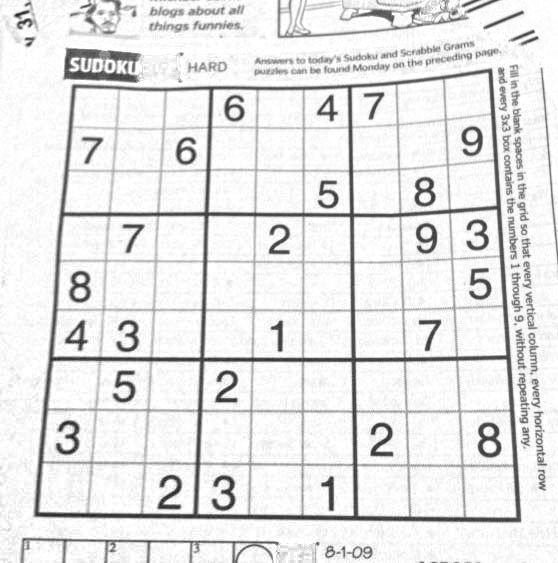
#> input picture hw3_release/sudoku.png, 558 x 563 px; the run also reads 4 pictures not shown here
$ jupyter execute --allow-errors hw3.ipynb   (shell and % lines are left out)   (older library calls are emulated)
#> lines starting #> are read from the running program, lines starting #| are printed output that depends on the picture
#> further down, img is the input picture: shape (563, 558) float64; min 0.106, max 1, mean 0.9
### hw3_release/panorama.py
import numpy as np
from skimage import filters
from skimage.util.shape import view_as_blocks
from scipy.spatial.distance import cdist
from scipy.ndimage.filters import convolve

from utils import pad, unpad


def harris_corners(img, window_size=3, k=0.04):
    """
    Compute Harris corner response map. Follow the math equation
    R=Det(M)-k(Trace(M)^2).

    Hint:
        You may use the function scipy.ndimage.filters.convolve,
        which is already imported above

    Args:
        img: Grayscale image of shape (H, W)
        window_size: size of the window function
        k: sensitivity parameter

    Returns:
        response: Harris response image of shape (H, W)
    """
#> called with window_size = 3, k = 0.04

    H, W = img.shape
    window = np.ones((window_size, window_size))

    response = np.zeros((H, W))

    dx = filters.sobel_v(img)
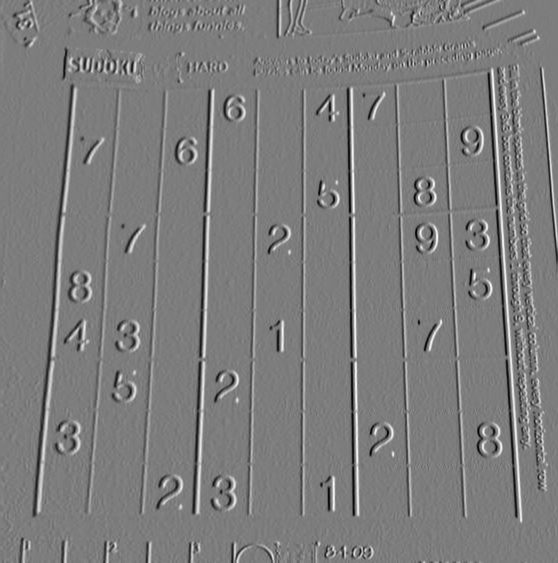
#> dx: shape (563, 558) float64; min -0.675, max 0.701, mean -2.2e-05; drawn with min black and max white
    dy = filters.sobel_h(img)
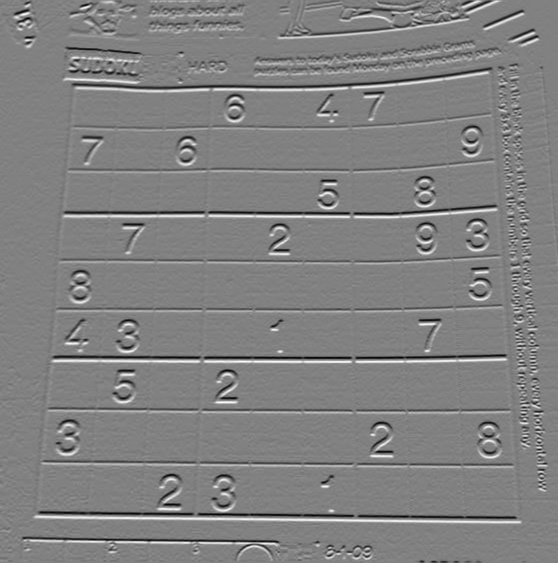
#> dy: shape (563, 558) float64; min -0.716, max 0.697, mean 5.73e-05; drawn with min black and max white

    ### YOUR CODE HERE
    '''
    ###gen gaussian kernel
    center = (window_size - 1)//2
    for i in range(0,window_size):
        for j in range(0,window_size):
            expF = - ( (i - center)**2 + (j - center)**2 ) / (2.0 * 1**2 )
            window[i,j] = 1.0 / (2.0 * np.pi * 1**2 )* np.exp(expF)
    '''
    dx2 = convolve(dx*dx,window)
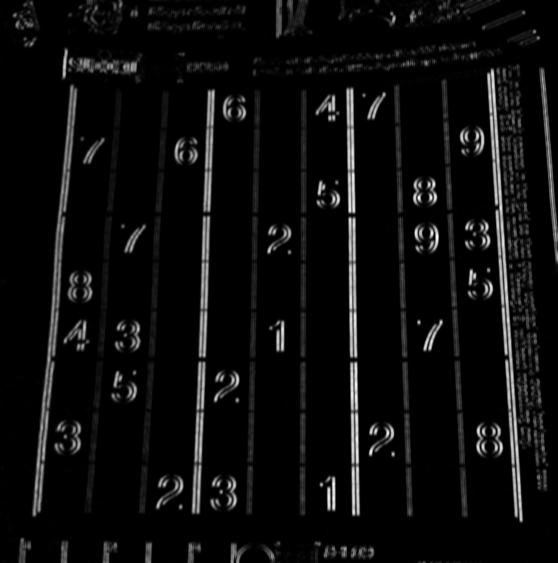
#> dx2: shape (563, 558) float64; min 0, max 2.35, mean 0.125; drawn with min black and max white
    dy2 = convolve(dy*dy,window)
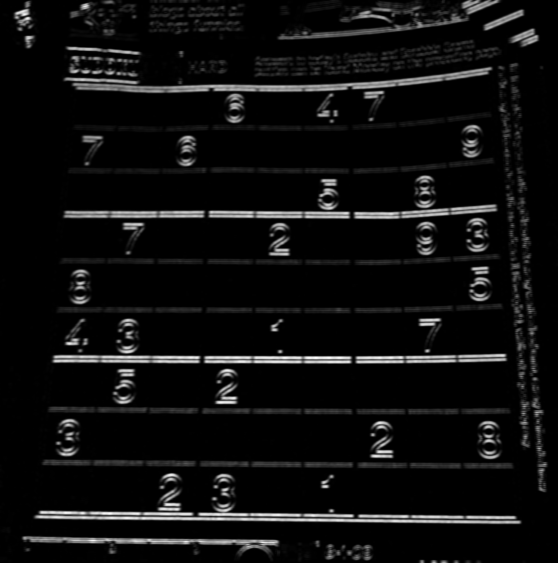
#> dy2: shape (563, 558) float64; min 0, max 2.42, mean 0.144; drawn with min black and max white
    dxy = convolve(dx*dy,window)
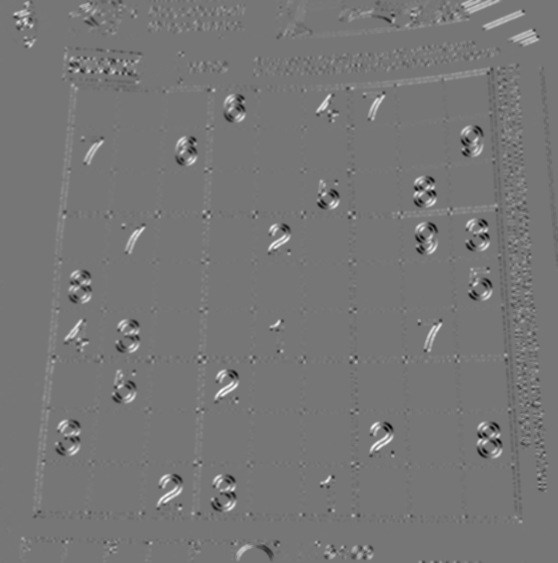
#> dxy: shape (563, 558) float64; min -1.08, max 1.24, mean 0.00688; drawn with min black and max white

    detM = dx2 * dy2 - dxy**2
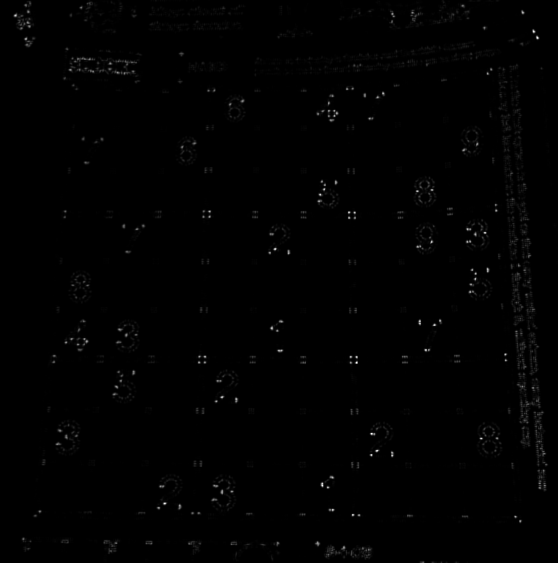
#> detM: shape (563, 558) float64; min -4.24e-22, max 1.1, mean 0.00664; drawn with min black and max white
    tranM = dx2 + dy2
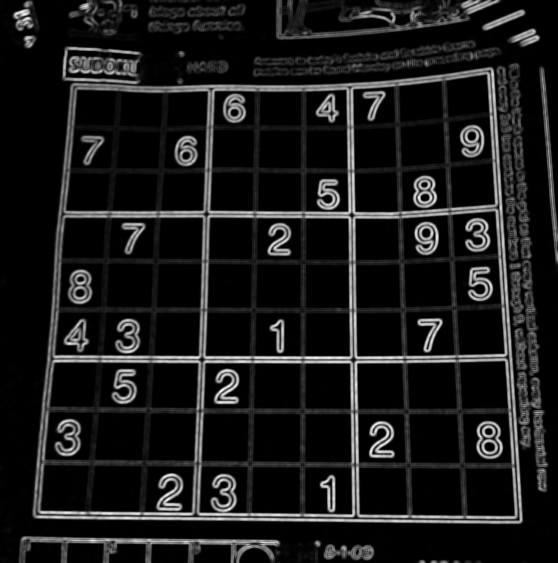
#> tranM: shape (563, 558) float64; min 0, max 2.57, mean 0.269; drawn with min black and max white
    response = detM - k * tranM ** 2
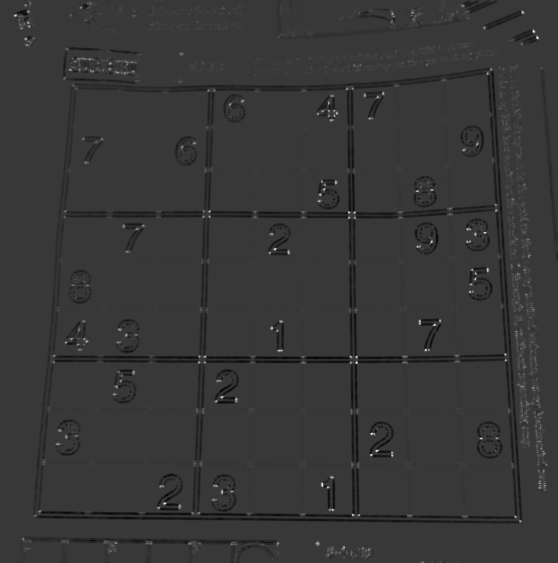
#> response: shape (563, 558) float64; min -0.253, max 0.888, mean -0.00601; drawn with min black and max white
    ### END YOUR CODE

    return response


def simple_descriptor(patch):
    """
    Describe the patch by normalizing the image values into a standard
    normal distribution (having mean of 0 and standard deviation of 1)
    and then flattening into a 1D array.

    The normalization will make the descriptor more robust to change
    in lighting condition.

    Hint:
        If a denominator is zero, divide by 1 instead.

    Args:
        patch: grayscale image patch of shape (h, w)

    Returns:
        feature: 1D array of shape (h * w)
    """
    feature = []
    ### YOUR CODE HERE
    normalize = (patch - np.mean(patch)) / np.std(patch) if np.std(patch) != 0 else (patch - np.mean(patch))
    feature = normalize.flatten()
    ### END YOUR CODE
    return feature


def describe_keypoints(image, keypoints, desc_func, patch_size=16):
    """
    Args:
        image: grayscale image of shape (H, W)
        keypoints: 2D array containing a keypoint (y, x) in each row
        desc_func: function that takes in an image patch and outputs
            a 1D feature vector describing the patch
        patch_size: size of a square patch at each keypoint

    Returns:
        desc: array of features describing the keypoints
    """

    image.astype(np.float32)
    desc = []

    for i, kp in enumerate(keypoints):
        y, x = kp
        patch = image[y-(patch_size//2):y+((patch_size+1)//2),
                      x-(patch_size//2):x+((patch_size+1)//2)]
        desc.append(desc_func(patch))
    return np.array(desc)


def match_descriptors(desc1, desc2, threshold=0.5):
    """
    Match the feature descriptors by finding distances between them. A match is formed
    when the distance to the closest vector is much smaller than the distance to the
    second-closest, that is, the ratio of the distances should be smaller
    than the threshold. Return the matches as pairs of vector indices.

    Args:
        desc1: an array of shape (M, P) holding descriptors of size P about M keypoints
        desc2: an array of shape (N, P) holding descriptors of size P about N keypoints

    Returns:
        matches: an array of shape (Q, 2) where each row holds the indices of one pair
        of matching descriptors
    """
    matches = []
    dists = cdist(desc1, desc2)

    ### YOUR CODE HERE
    for i,Di in enumerate(dists):
        matchj = np.argmin(Di)
        sortedDist = np.sort(Di)
        if sortedDist[0] / sortedDist[1] < threshold:
            matches.append( (i,matchj) )
    matches = np.array(matches)
    ### END YOUR CODE

    return matches


def fit_affine_matrix(p1, p2):
    """ Fit affine matrix such that p2 * H = p1

    Hint:
        You can use np.linalg.lstsq function to solve the problem.

    Args:
        p1: an array of shape (M, P)
        p2: an array of shape (M, P)

    Return:
        H: a matrix of shape (P * P) that transform p2 to p1.
    """

    assert (p1.shape[0] == p2.shape[0]),\
        'Different number of points in p1 and p2'
    p1 = pad(p1)
    p2 = pad(p2)

    ### YOUR CODE HERE
    H = np.linalg.lstsq(p2,p1)[0]

    ### END YOUR CODE

    # Sometimes numerical issues cause least-squares to produce the last
    # column which is not exactly [0, 0, 1]
    H[:,2] = np.array([0, 0, 1])

    return H


def ransac(keypoints1, keypoints2, matches, n_iters=200, threshold=20):
    """
    Use RANSAC to find a robust affine transformation

        1. Select random set of matches
        2. Compute affine transformation matrix
        3. Compute inliers
        4. Keep the largest set of inliers
        5. Re-compute least-squares estimate on all of the inliers

    Args:
        keypoints1: M1 x 2 matrix, each row is a point
        keypoints2: M2 x 2 matrix, each row is a point
        matches: N x 2 matrix, each row represents a match
            [index of keypoint1, index of keypoint 2]
        n_iters: the number of iterations RANSAC will run
        threshold: the number of threshold to find inliers

    Returns:
        H: a robust estimation of affine transformation from keypoints2 to
        keypoints 1
    """
    N = matches.shape[0]
    n_samples = int(N * 0.2)

    matched1 = pad(keypoints1[matches[:,0]])
    matched2 = pad(keypoints2[matches[:,1]])

    max_inliers = np.zeros(N, dtype=bool)
    n_inliers = 0

    # RANSAC iteration start
    ### YOUR CODE HERE
    allIdxs = np.arange(N)
    for iterTime in range(n_iters):
        np.random.shuffle(allIdxs)
        sampleIdxs = allIdxs[0:n_samples]
        outIdxs = allIdxs[n_samples:]
        sample_p1s = matched1[sampleIdxs]
        sample_p2s = matched2[sampleIdxs]
        out_p1s = matched1[outIdxs]
        out_p2s = matched2[outIdxs]
        tempH = np.linalg.lstsq(sample_p2s,sample_p1s)[0]
        tempH[:,2] = np.array([0, 0, 1])
        errors = np.sum( (np.dot(out_p2s,tempH) - out_p1s)**2 ,axis = 1)
        otherInliers = outIdxs[errors < threshold]
        totalInliers = len(otherInliers) + n_samples
        if totalInliers > n_inliers:
            max_inliers[:] = False
            n_inliers = totalInliers
            recomputeIdxs = np.concatenate( (sampleIdxs,otherInliers) )
            max_inliers[recomputeIdxs] = True
            recompute_p1s = matched1[recomputeIdxs]
            recompute_p2s = matched2[recomputeIdxs]
            H = np.linalg.lstsq(recompute_p2s,recompute_p1s)[0]
            H[:,2] = np.array([0, 0, 1])
    ### END YOUR CODE
    return H, matches[max_inliers]


def hog_descriptor(patch, pixels_per_cell=(8,8)):
    """
    Generating hog descriptor by the following steps:

    1. compute the gradient image in x and y (already done for you)
    2. compute gradient histograms
    3. normalize across block
    4. flattening block into a feature vector

    Args:
        patch: grayscale image patch of shape (h, w)
        pixels_per_cell: size of a cell with shape (m, n)

    Returns:
        block: 1D array of shape ((h*w*n_bins)/(m*n))
    """
    assert (patch.shape[0] % pixels_per_cell[0] == 0),\
                'Heights of patch and cell do not match'
    assert (patch.shape[1] % pixels_per_cell[1] == 0),\
                'Widths of patch and cell do not match'

    n_bins = 9
    degrees_per_bin = 180 // n_bins

    Gx = filters.sobel_v(patch)
    Gy = filters.sobel_h(patch)

    # Unsigned gradients
    G = np.sqrt(Gx**2 + Gy**2)
    theta = (np.arctan2(Gy, Gx) * 180 / np.pi) % 180

    G_cells = view_as_blocks(G, block_shape=pixels_per_cell)
    theta_cells = view_as_blocks(theta, block_shape=pixels_per_cell)
    rows = G_cells.shape[0]
    cols = G_cells.shape[1]

    cells = np.zeros((rows, cols, n_bins))

    block = []
    # Compute histogram per cell
    ### YOUR CODE HERE
    for ci in range(rows):
        for cj in range(cols):
            cell = G_cells[ci,cj]
            cellTheta = theta_cells[ci,cj]
            for pi in range(cell.shape[0]):
                for pj in range(cell.shape[1]):
                    tbin = (cellTheta[pi,pj] // degrees_per_bin) % n_bins
                    cells[ci,cj,int(tbin)] += cell[pi,pj]
            cells[ci,cj,:] = cells[ci,cj,:] / np.sum(cells[ci,cj,:])
    block = cells.flatten()
    ### YOUR CODE HERE

    return block

### hw3_release/utils.py
import numpy as np
from scipy.ndimage import affine_transform

# Functions to convert points to homogeneous coordinates and back
pad = lambda x: np.hstack([x, np.ones((x.shape[0], 1))])
unpad = lambda x: x[:,:-1]

def plot_matches(ax, image1, image2, keypoints1, keypoints2, matches,
                 keypoints_color='k', matches_color=None, only_matches=False):
    """Plot matched features.
    Parameters
    ----------
    ax : matplotlib.axes.Axes
        Matches and image are drawn in this ax.
    image1 : (N, M [, 3]) array
        First grayscale or color image.
    image2 : (N, M [, 3]) array
        Second grayscale or color image.
    keypoints1 : (K1, 2) array
        First keypoint coordinates as ``(row, col)``.
    keypoints2 : (K2, 2) array
        Second keypoint coordinates as ``(row, col)``.
    matches : (Q, 2) array
        Indices of corresponding matches in first and second set of
        descriptors, where ``matches[:, 0]`` denote the indices in the first
        and ``matches[:, 1]`` the indices in the second set of descriptors.
    keypoints_color : matplotlib color, optional
        Color for keypoint locations.
    matches_color : matplotlib color, optional
        Color for lines which connect keypoint matches. By default the
        color is chosen randomly.
    only_matches : bool, optional
        Whether to only plot matches and not plot the keypoint locations.
    """

    image1.astype(np.float32)
    image2.astype(np.float32)

    new_shape1 = list(image1.shape)
    new_shape2 = list(image2.shape)

    if image1.shape[0] < image2.shape[0]:
        new_shape1[0] = image2.shape[0]
    elif image1.shape[0] > image2.shape[0]:
        new_shape2[0] = image1.shape[0]

    if image1.shape[1] < image2.shape[1]:
        new_shape1[1] = image2.shape[1]
    elif image1.shape[1] > image2.shape[1]:
        new_shape2[1] = image1.shape[1]

    if new_shape1 != image1.shape:
        new_image1 = np.zeros(new_shape1, dtype=image1.dtype)
        new_image1[:image1.shape[0], :image1.shape[1]] = image1
        image1 = new_image1

    if new_shape2 != image2.shape:
        new_image2 = np.zeros(new_shape2, dtype=image2.dtype)
        new_image2[:image2.shape[0], :image2.shape[1]] = image2
        image2 = new_image2

    image = np.concatenate([image1, image2], axis=1)

    offset = image1.shape

    if not only_matches:
        ax.scatter(keypoints1[:, 1], keypoints1[:, 0],
                   facecolors='none', edgecolors=keypoints_color)
        ax.scatter(keypoints2[:, 1] + offset[1], keypoints2[:, 0],
                   facecolors='none', edgecolors=keypoints_color)

    ax.imshow(image, interpolation='nearest', cmap='gray')
    ax.axis((0, 2 * offset[1], offset[0], 0))

    for i in range(matches.shape[0]):
        idx1 = matches[i, 0]
        idx2 = matches[i, 1]

        if matches_color is None:
            color = np.random.rand(3)
        else:
            color = matches_color

        ax.plot((keypoints1[idx1, 1], keypoints2[idx2, 1] + offset[1]),
                (keypoints1[idx1, 0], keypoints2[idx2, 0]),
'-', color=color)


def get_output_space(img_ref, imgs, transforms):
    """
    Args:
        img_ref: reference image
        imgs: images to be transformed
        transforms: list of affine transformation matrices. transforms[i] maps
            points in imgs[i] to the points in img_ref
    Returns:
        output_shape
    """

    assert (len(imgs) == len(transforms))

    r, c = img_ref.shape
    corners = np.array([[0, 0], [r, 0], [0, c], [r, c]])
    all_corners = [corners]

    for i in range(len(imgs)):
        r, c = imgs[i].shape
        H = transforms[i]
        corners = np.array([[0, 0], [r, 0], [0, c], [r, c]])
        warped_corners = corners.dot(H[:2,:2]) + H[2,:2]
        all_corners.append(warped_corners)

    # Find the extents of both the reference image and the warped
    # target image
    all_corners = np.vstack(all_corners)

    # The overall output shape will be max - min
    corner_min = np.min(all_corners, axis=0)
    corner_max = np.max(all_corners, axis=0)
    output_shape = (corner_max - corner_min)

    # Ensure integer shape with np.ceil and dtype conversion
    output_shape = np.ceil(output_shape).astype(int)
    offset = corner_min

    return output_shape, offset

def warp_image(img, H, output_shape, offset):

    # Note about affine_transfomr function:
    # Given an output image pixel index vector o,
    # the pixel value is determined from the input image at position
    # np.dot(matrix,o) + offset.
    Hinv = np.linalg.inv(H)
    m = Hinv.T[:2,:2]
    b = Hinv.T[:2,2]
    img_warped = affine_transform(img.astype(np.float32),
                                  m, b+offset,
                                  output_shape,
                                  cval=-1)

    return img_warped

### hw3_release/hw3.ipynb
# Homework 3

This assignment covers Harris corner detector, RANSAC and HOG descriptor.

[cell 1]
# Setup
import numpy as np
from skimage import filters
from skimage.feature import corner_peaks
from skimage.io import imread
import matplotlib.pyplot as plt
from time import time

from __future__ import print_function

plt.rcParams['figure.figsize'] = (15.0, 12.0) # set default size of plots
plt.rcParams['image.interpolation'] = 'nearest'
plt.rcParams['image.cmap'] = 'gray'

# for auto-reloading extenrnal modules

## Introduction: Panorama Stitching
Panorama stitching is an early success of computer vision. Matthew Brown and David G. Lowe published a famous [panoramic image stitching paper](http://matthewalunbrown.com/papers/ijcv2007.pdf) in 2007. Since then, automatic panorama stitching technology has been widely adopted in many applications such as Google Street View, panorama photos on smartphones,
and stitching software such as Photosynth and AutoStitch.

In this assignment, we will detect and match keypoints from multiple images to build a single panoramic image. This will involve several tasks:
1. Use Harris corner detector to find keypoints.
2. Build a descriptor to describe each point in an image. <br>
   Compare two sets of descriptors coming from two different images and find matching keypoints.
3. Given a list of matching keypoints, use least-squares method to find the affine transformation matrix that maps points in one image to another.
4. Use RANSAC to give a more robust estimate of affine transformation matrix. <br>
   Given the transformation matrix, use it to transform the second image and overlay it on the first image, forming a panorama.
5. Implement a different descriptor (HOG descriptor) and get another stitching result.

## Part 1 Harris Corner Detector (20 points)

In this section, you are going to implement Harris corner detector for keypoint localization. Review the lecture slides on Harris corner detector to understand how it works. The Harris detection algorithm can be divide into the following steps:
1. Compute $x$ and $y$ derivatives ($I_x, I_y$) of an image
2. Compute products of derivatives ($I_x^2, I_y^2, I_{xy}$) at each pixel
3. Compute matrix $M$ at each pixel, where
$$
M = \sum_{x,y} w(x,y)
    \begin{bmatrix}
        I_{x}^2 & I_{x}I_{y} \\
        I_{x}I_{y} & I_{y}^2
    \end{bmatrix}
$$
4. Compute corner response $R=Det(M)-k(Trace(M)^2)$ at each pixel
5. Output corner response map $R(x,y)$

Step 1 is already done for you in the function **`harris_corners`** in `panorama.py`. Complete the function implementation and run the code below.

*-Hint: You may use the function `scipy.ndimage.filters.convolve`, which is already imported in `panoramy.py`*

[cell 2]
from panorama import harris_corners

img = imread('sudoku.png', as_grey=True)

# Compute Harris corner response
response = harris_corners(img)

# Display corner response
plt.subplot(1,2,1)
plt.imshow(response)
plt.axis('off')
plt.title('Harris Corner Response')

plt.subplot(1,2,2)
plt.imshow(imread('solution_harris.png', as_grey=True))
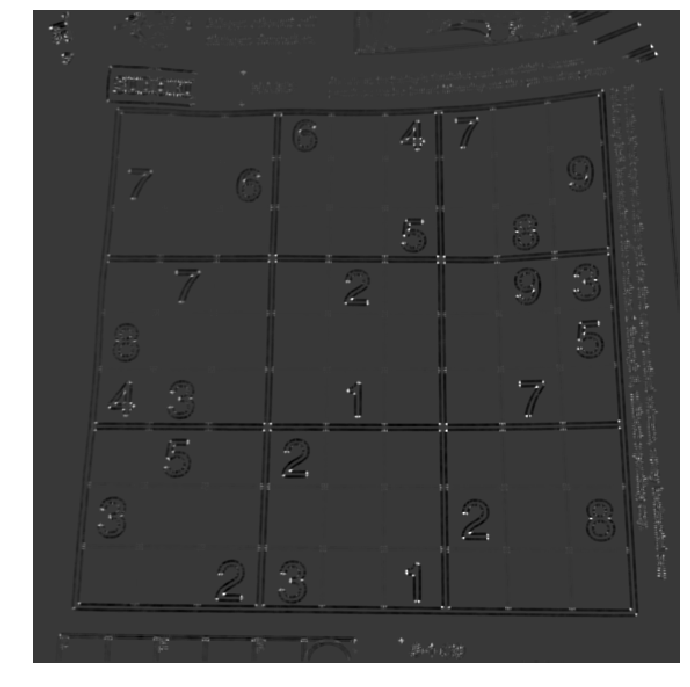
#> input picture hw3_release/solution_harris.png, 690 x 687 px
plt.axis('off')
plt.title('Harris Corner Solution')

plt.show()
#> (the rest of the program and of its run is left out)
